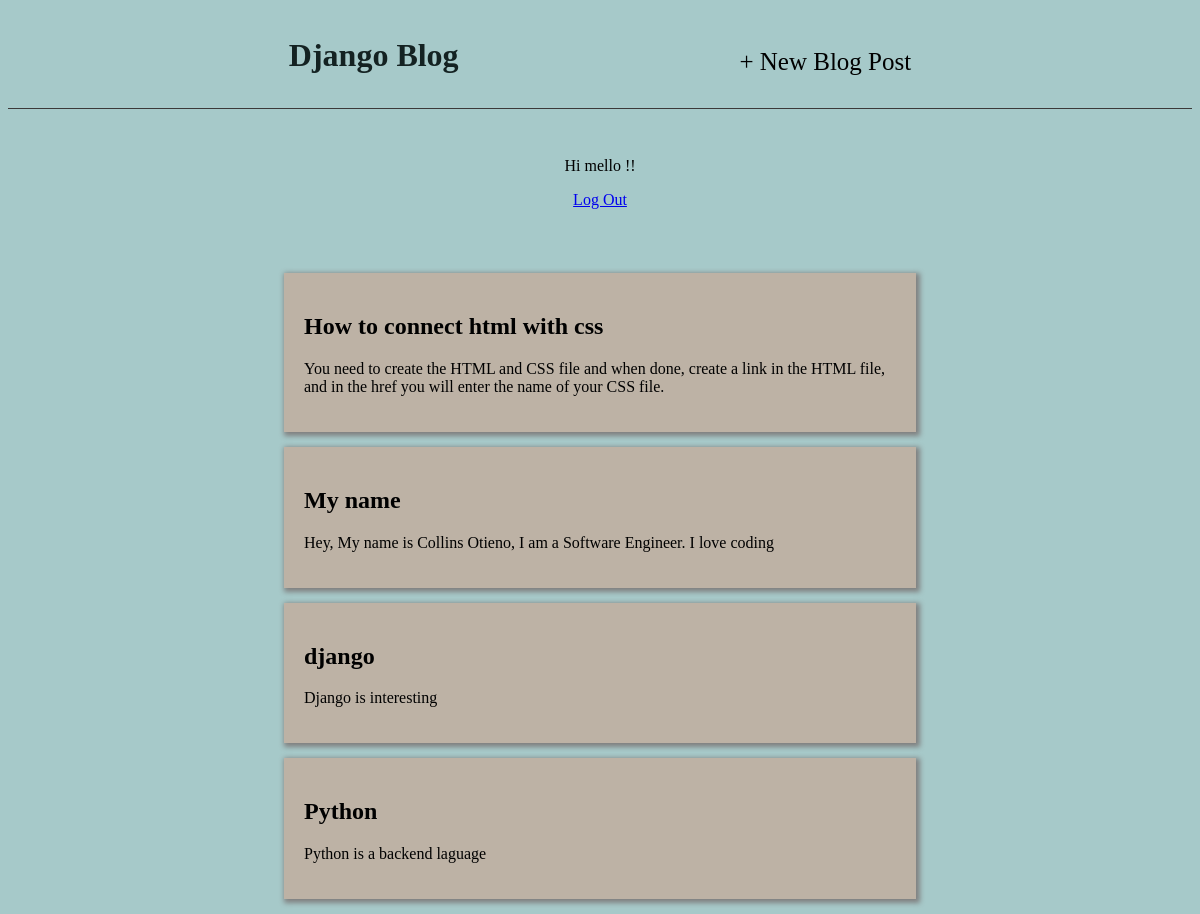
Screenshot of /home/ (signed in) with the database file from the repository.
### blog/models.py (models this page shows, shortened)
class Post(models.Model):
    title = models.CharField(max_length=200)
    author = models.ForeignKey(
        'auth.User',
        on_delete=models.CASCADE,
    )
    body = models.TextField()

### blog/views.py (the view)
# urls.py: path('', BlogListView.as_view(), name ='home'),
class BlogListView(ListView):
    model = Post
    template_name = 'home.html'

### templates/home.html
{% extends 'base.html' %}
{% block content %}
    {% for post in object_list %}
        <div class="post_entry">
            <h2>
                <a href="{% url 'detail' post.pk %}">{{post.title}}</a>
            </h2>
            <p> {{post.body}} </p>
        </div>
    {% endfor %}
{% endblock content %}

### templates/base.html (shortened to what this page needs)
{% load static %}
<!DOCTYPE html>
<html>
    <link rel="stylesheet" href="{% static 'css/base.css' %}">
    <body>
        <div class="div">
            <header>
                <div class="nav-left">
                    <h1><a href="{% url 'home' %}">Django Blog</a></h1>
                    <div class="inner">
                        <a href="{% url 'post_new' %}">+ New Blog Post</a>
                    </div>
                </div>
            </header>
            <div class="auth">
                {% if user.is_authenticated %}
                    <p>Hi {{user.username}} !!</p>
                    <a href="{% url 'logout' %}">Log Out</a>
                {% else %}
                    <p>You are not logged in</p>
                    <a href="{% url 'login' %}">Log In</a>
                {% endif %}
            </div>
        </div>
        <div>
            {% block content %}
            {% endblock content %}
        </div>
    </body>
</html>

### static/css/base.css (style rules this page uses)
body { background-color: rgb(166, 201, 201); }
header { margin-bottom: 1rem; margin-top: 1rem; border-bottom: 1px solid rgb(59, 57, 57); }
header h1 a { color: rgb(20, 34, 34); text-decoration: none; }
.post_entry { margin: auto; width: 50%; padding: 20px; margin-bottom: 15px; box-shadow: grey 2px 2px 5px 2px; background-color: rgb(189, 178, 165); }
h2 a { color: black; text-decoration: none; }
.nav-left { margin-right: auto; display: flex; justify-content: space-evenly; }
.inner { padding-top: 2rem; padding-bottom: 2rem; }
.inner a { text-decoration: none; font-size: 25px; color: black; }
.auth { margin: auto; text-align: center; margin-bottom: 4rem; margin-top: 3rem; }

### rows the page displays
Post: title "How to connect html with css", body "You need to create the HTML and CSS file and when done, create a link in the HTML file, and in the href you will enter the name of your CSS file."
Post: title "My name", body "Hey, My name is Collins Otieno, I am a Software Engineer. I love coding"
Post: title "django", body "Django is interesting"
Post: title "Python", body "Python is a backend laguage"

### other values shown
{{ user.username }} "mello"
